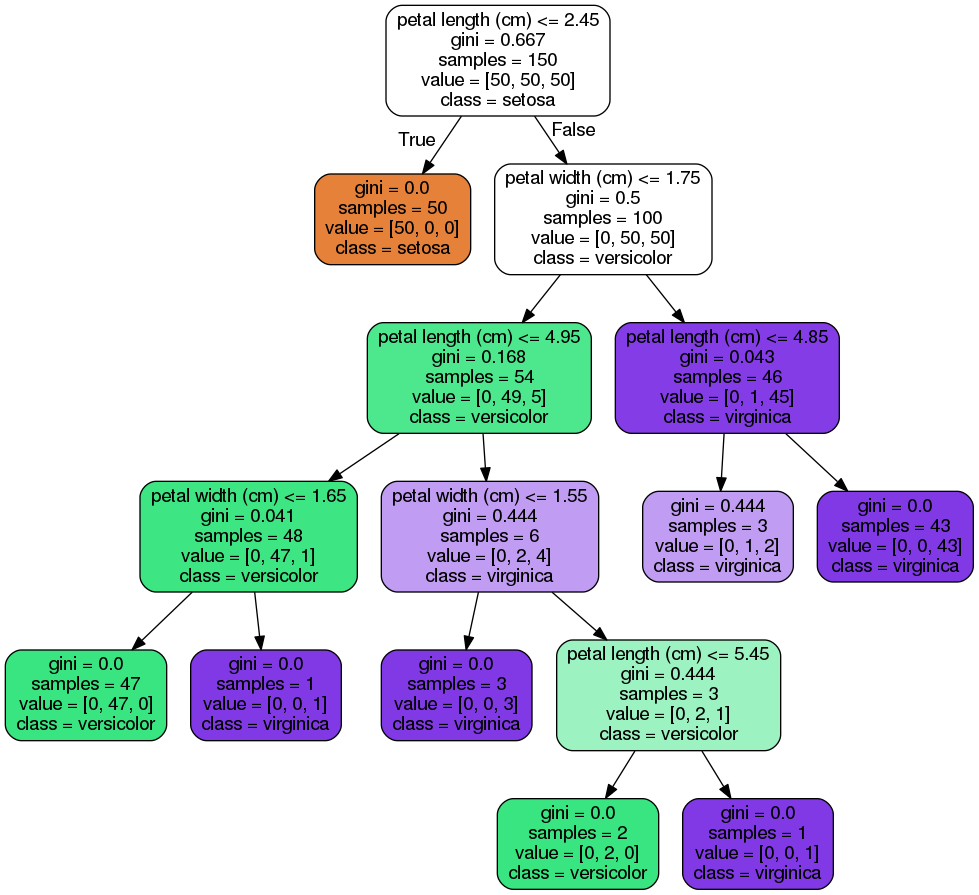

Write Python code to recreate this figure.
#!/usr/bin/env python3
# -*- coding: utf-8 -*-
"""
Created on Sat Dec 30 13:06:03 2017

@author: tan

Entropy and evidence bits: https://stackoverflow.com/questions/1859554/what-is-entropy-and-information-gain
Excellent Guide: http://scikit-learn.org/stable/modules/tree.html#tree

"""

#Applying to Iris Datasets
###########################
from sklearn.datasets import load_iris
from sklearn import tree
iris = load_iris()

X = iris.data[:,2:]
y = iris.target

clf = tree.DecisionTreeClassifier(random_state=42)
clf = clf.fit(X,y)

# out of line visualization
from sklearn.tree import export_graphviz
export_graphviz(clf,
                out_file="tree.dot",
                feature_names = iris.feature_names[2:],
                class_names=iris.target_names,
                rounded = True,
                filled = True
                )

# dot -Tpng tree.dot -o tree.png //This converts the file to png

# inline visualization
import graphviz
dot_data = tree.export_graphviz(clf,
                out_file=None,
                feature_names = iris.feature_names[2:],
                class_names=iris.target_names,
                rounded = True,
                filled = True
                )
graph = graphviz.Source(dot_data)
graph
